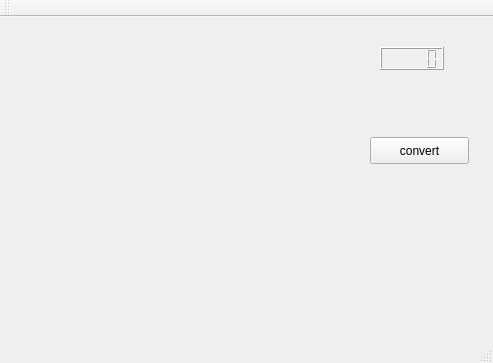
<?xml version="1.0" encoding="UTF-8"?>
<ui version="4.0">
 <class>MainWindow</class>
 <widget class="QMainWindow" name="MainWindow">
  <property name="geometry">
   <rect>
    <x>0</x>
    <y>0</y>
    <width>493</width>
    <height>363</height>
   </rect>
  </property>
  <property name="windowTitle">
   <string>MainWindow</string>
  </property>
  <widget class="QWidget" name="centralWidget">
   <widget class="QLCDNumber" name="lcdNumber">
    <property name="geometry">
     <rect>
      <x>380</x>
      <y>30</y>
      <width>64</width>
      <height>23</height>
     </rect>
    </property>
   </widget>
   <widget class="QPushButton" name="pushButton">
    <property name="geometry">
     <rect>
      <x>370</x>
      <y>120</y>
      <width>99</width>
      <height>27</height>
     </rect>
    </property>
    <property name="text">
     <string>convert</string>
    </property>
    <property name="onClick" stdset="0">
     <string/>
    </property>
   </widget>
   <widget class="QWidget" name="widget" native="true">
    <property name="geometry">
     <rect>
      <x>10</x>
      <y>0</y>
      <width>280</width>
      <height>280</height>
     </rect>
    </property>
    <property name="minimumSize">
     <size>
      <width>280</width>
      <height>280</height>
     </size>
    </property>
    <property name="maximumSize">
     <size>
      <width>280</width>
      <height>280</height>
     </size>
    </property>
   </widget>
  </widget>
  <widget class="QMenuBar" name="menuBar">
   <property name="geometry">
    <rect>
     <x>0</x>
     <y>0</y>
     <width>493</width>
     <height>25</height>
    </rect>
   </property>
  </widget>
  <widget class="QToolBar" name="mainToolBar">
   <attribute name="toolBarArea">
    <enum>TopToolBarArea</enum>
   </attribute>
   <attribute name="toolBarBreak">
    <bool>false</bool>
   </attribute>
  </widget>
  <widget class="QStatusBar" name="statusBar"/>
 </widget>
 <layoutdefault spacing="6" margin="11"/>
 <resources/>
 <connections/>
</ui>
